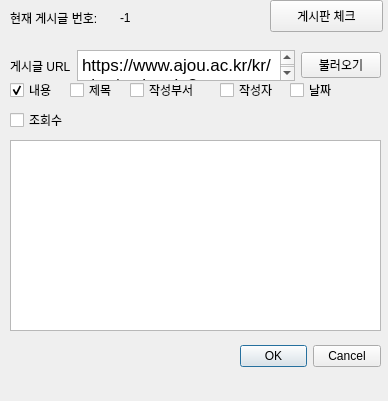
<?xml version="1.0" encoding="UTF-8"?>
<ui version="4.0">
 <class>Dialog</class>
 <widget class="QDialog" name="Dialog">
  <property name="geometry">
   <rect>
    <x>0</x>
    <y>0</y>
    <width>388</width>
    <height>401</height>
   </rect>
  </property>
  <property name="windowTitle">
   <string>Dialog</string>
  </property>
  <widget class="QDialogButtonBox" name="buttonBox">
   <property name="geometry">
    <rect>
     <x>240</x>
     <y>340</y>
     <width>141</width>
     <height>32</height>
    </rect>
   </property>
   <property name="orientation">
    <enum>Qt::Horizontal</enum>
   </property>
   <property name="standardButtons">
    <set>QDialogButtonBox::Cancel|QDialogButtonBox::Ok</set>
   </property>
  </widget>
  <widget class="QTextBrowser" name="textBrowser">
   <property name="geometry">
    <rect>
     <x>10</x>
     <y>140</y>
     <width>371</width>
     <height>191</height>
    </rect>
   </property>
  </widget>
  <widget class="QWidget" name="layoutWidget">
   <property name="geometry">
    <rect>
     <x>10</x>
     <y>50</y>
     <width>371</width>
     <height>31</height>
    </rect>
   </property>
   <layout class="QHBoxLayout" name="horizontalLayout">
    <item>
     <widget class="QLabel" name="label">
      <property name="text">
       <string>게시글 URL</string>
      </property>
     </widget>
    </item>
    <item>
     <widget class="QTextEdit" name="textEdit">
      <property name="acceptDrops">
       <bool>true</bool>
      </property>
      <property name="html">
       <string>&lt;!DOCTYPE HTML PUBLIC &quot;-//W3C//DTD HTML 4.0//EN&quot; &quot;http://www.w3.org/TR/REC-html40/strict.dtd&quot;&gt;
&lt;html&gt;&lt;head&gt;&lt;meta name=&quot;qrichtext&quot; content=&quot;1&quot; /&gt;&lt;style type=&quot;text/css&quot;&gt;
p, li { white-space: pre-wrap; }
&lt;/style&gt;&lt;/head&gt;&lt;body style=&quot; font-family:'.AppleSystemUIFont'; font-size:13pt; font-weight:400; font-style:normal;&quot;&gt;
&lt;p style=&quot; margin-top:0px; margin-bottom:0px; margin-left:0px; margin-right:0px; -qt-block-indent:0; text-indent:0px;&quot;&gt;https://www.ajou.ac.kr/kr/ajou/notice.do?mode=view&amp;amp;articleNo=112225&amp;amp;article.offset=0&amp;amp;articleLimit=10&lt;/p&gt;&lt;/body&gt;&lt;/html&gt;</string>
      </property>
     </widget>
    </item>
    <item>
     <widget class="QPushButton" name="pushButton">
      <property name="text">
       <string>불러오기</string>
      </property>
     </widget>
    </item>
   </layout>
  </widget>
  <widget class="QCheckBox" name="checkBox">
   <property name="geometry">
    <rect>
     <x>10</x>
     <y>80</y>
     <width>51</width>
     <height>20</height>
    </rect>
   </property>
   <property name="text">
    <string>내용</string>
   </property>
   <property name="checked">
    <bool>true</bool>
   </property>
  </widget>
  <widget class="QCheckBox" name="checkBox_2">
   <property name="geometry">
    <rect>
     <x>70</x>
     <y>80</y>
     <width>51</width>
     <height>20</height>
    </rect>
   </property>
   <property name="text">
    <string>제목</string>
   </property>
  </widget>
  <widget class="QCheckBox" name="checkBox_3">
   <property name="geometry">
    <rect>
     <x>130</x>
     <y>80</y>
     <width>81</width>
     <height>20</height>
    </rect>
   </property>
   <property name="text">
    <string>작성부서</string>
   </property>
  </widget>
  <widget class="QCheckBox" name="checkBox_4">
   <property name="geometry">
    <rect>
     <x>220</x>
     <y>80</y>
     <width>61</width>
     <height>20</height>
    </rect>
   </property>
   <property name="text">
    <string>작성자</string>
   </property>
  </widget>
  <widget class="QCheckBox" name="checkBox_5">
   <property name="geometry">
    <rect>
     <x>290</x>
     <y>80</y>
     <width>51</width>
     <height>20</height>
    </rect>
   </property>
   <property name="text">
    <string>날짜</string>
   </property>
  </widget>
  <widget class="QCheckBox" name="checkBox_6">
   <property name="geometry">
    <rect>
     <x>10</x>
     <y>110</y>
     <width>71</width>
     <height>20</height>
    </rect>
   </property>
   <property name="text">
    <string>조회수</string>
   </property>
  </widget>
  <widget class="QPushButton" name="pushButton_2">
   <property name="geometry">
    <rect>
     <x>270</x>
     <y>0</y>
     <width>113</width>
     <height>32</height>
    </rect>
   </property>
   <property name="text">
    <string>게시판 체크</string>
   </property>
  </widget>
  <widget class="QLabel" name="label_2">
   <property name="geometry">
    <rect>
     <x>10</x>
     <y>10</y>
     <width>111</width>
     <height>16</height>
    </rect>
   </property>
   <property name="text">
    <string>현재 게시글 번호: </string>
   </property>
  </widget>
  <widget class="QLabel" name="label_3">
   <property name="geometry">
    <rect>
     <x>120</x>
     <y>10</y>
     <width>60</width>
     <height>16</height>
    </rect>
   </property>
   <property name="text">
    <string>-1</string>
   </property>
  </widget>
 </widget>
 <resources/>
 <connections>
  <connection>
   <sender>buttonBox</sender>
   <signal>accepted()</signal>
   <receiver>Dialog</receiver>
   <slot>accept()</slot>
   <hints>
    <hint type="sourcelabel">
     <x>248</x>
     <y>254</y>
    </hint>
    <hint type="destinationlabel">
     <x>157</x>
     <y>274</y>
    </hint>
   </hints>
  </connection>
  <connection>
   <sender>buttonBox</sender>
   <signal>rejected()</signal>
   <receiver>Dialog</receiver>
   <slot>reject()</slot>
   <hints>
    <hint type="sourcelabel">
     <x>316</x>
     <y>260</y>
    </hint>
    <hint type="destinationlabel">
     <x>286</x>
     <y>274</y>
    </hint>
   </hints>
  </connection>
 </connections>
</ui>
